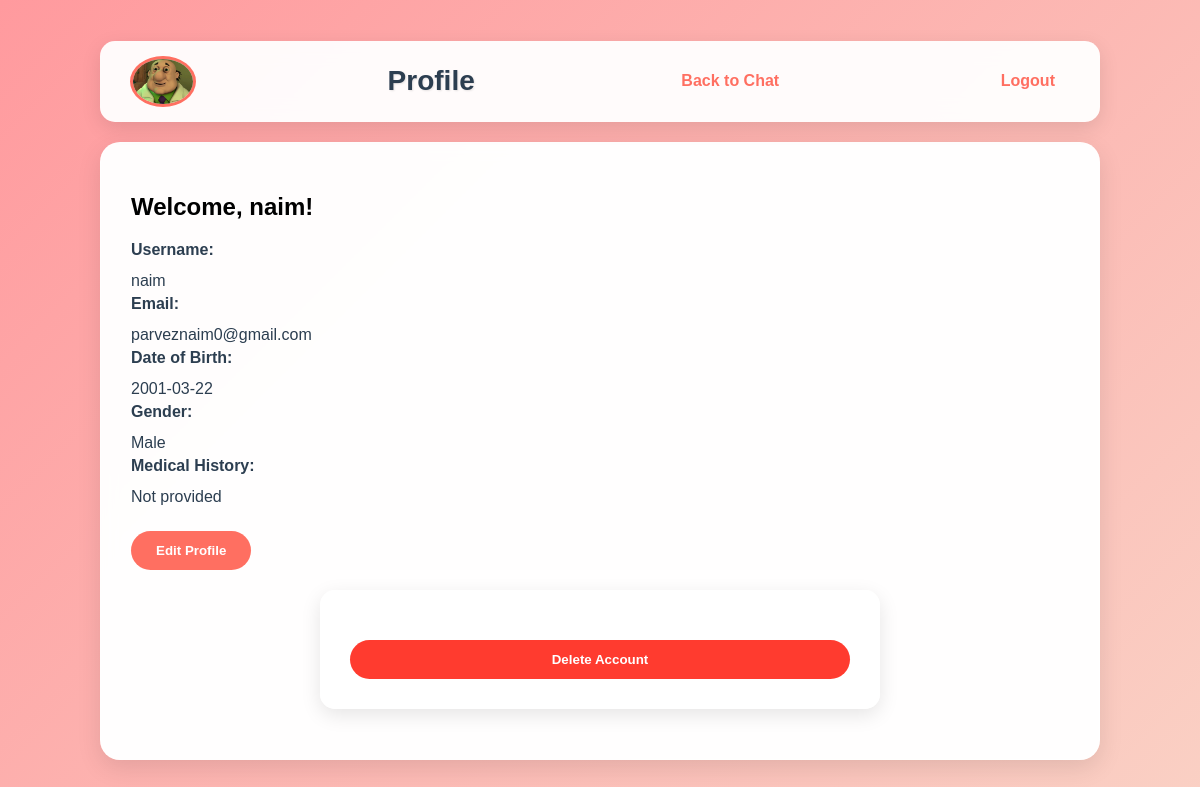
Before: /auth/profile (signed in) with the older database file.
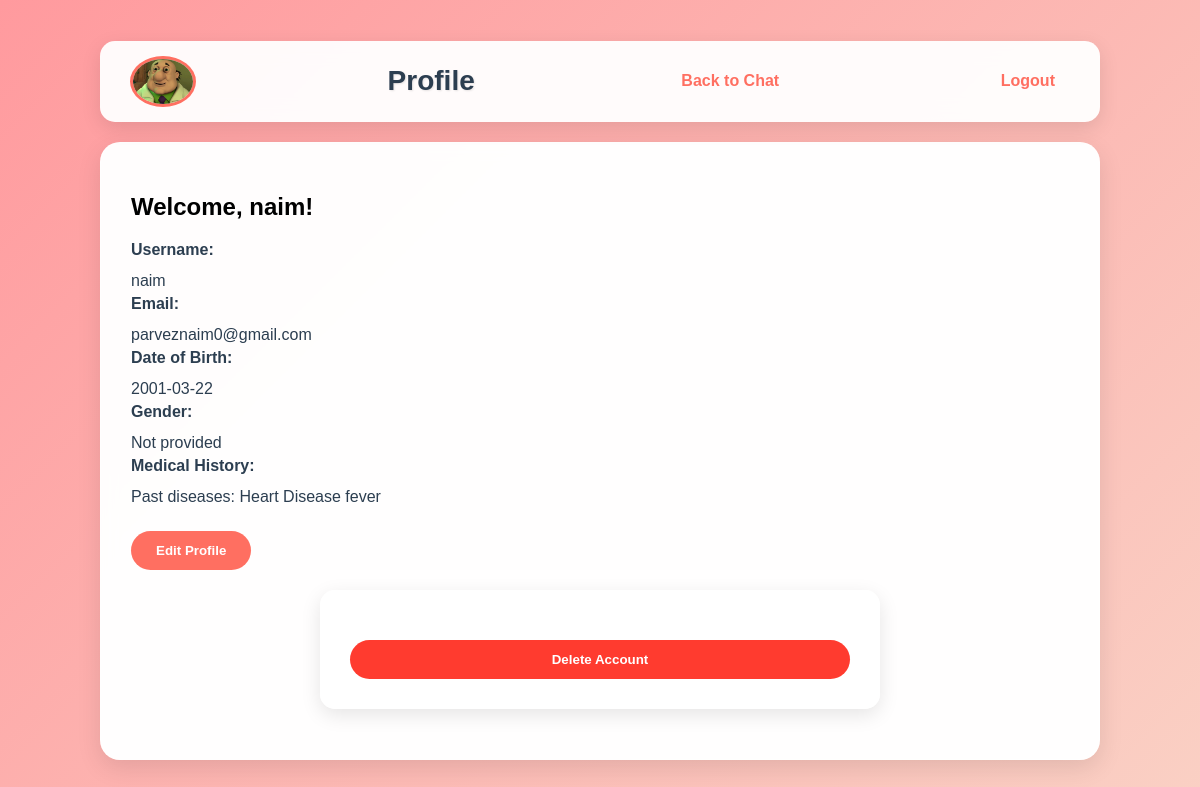
After: the same page with the newer database file.
### app/models.py (models this page shows, shortened)
class User(UserMixin, db.Model):
    id = db.Column(db.Integer, primary_key=True)
    username = db.Column(db.String(64), unique=True, nullable=False)
    email = db.Column(db.String(120), unique=True, nullable=False)
    password_hash = db.Column(db.String(128))
    date_of_birth = db.Column(db.Date)
    gender = db.Column(db.String(10))
    medical_history = db.Column(db.Text)  # New field for medical history
    created_at = db.Column(db.DateTime, default=datetime.utcnow)
    conversations = db.relationship('Conversation', backref='user', lazy='dynamic')

### app/routes/auth.py (the view)
@auth_bp.route('/profile')
@login_required
def profile():
    return render_template('profile.html', user=current_user)

### app/models.py (called while the page is built)
@login_manager.user_loader
def load_user(id):
    return User.query.get(int(id))

### templates/profile.html (shortened to what this page needs)
{% extends "base.html" %}
{% block content %}
    <header>
        <img src="{{ url_for('static', filename='images/doctor-avatar.png') }}" alt="Doctor" class="logo">
        <h1>Profile</h1>
        <a href="{{ url_for('chat.chat_page') }}">Back to Chat</a>
        <a href="{{ url_for('auth.logout') }}">Logout</a>
    </header>
    <div class="chat-window">
        <h2>Welcome, {{ user.username }}!</h2>
        <div id="profile-view">
            <div class="form-group">
                <label>Username:</label>
                <p>{{ user.username }}</p>
            </div>
            <div class="form-group">
                <label>Email:</label>
                <p>{{ user.email }}</p>
            </div>
            <div class="form-group">
                <label>Date of Birth:</label>
                <p>{{ user.date_of_birth.strftime('%Y-%m-%d') if user.date_of_birth else 'Not provided' }}</p>
            </div>
            <div class="form-group">
                <label>Gender:</label>
                <p>{{ user.gender if user.gender else 'Not provided' }}</p>
            </div>
            <div class="form-group">
                <label>Medical History:</label>
                <p>{{ user.medical_history if user.medical_history else 'Not provided' }}</p>
            </div>
            <button id="edit-profile-btn">Edit Profile</button>
        </div>
        <form id="delete-account-form" method="POST" action="{{ url_for('auth.delete_account') }}">
            <button type="submit" id="delete-account-btn" onclick="return confirm('Are you sure you want to delete your account? This action cannot be undone.');">Delete Account</button>
        </form>
    </div>
{% endblock %}

### templates/base.html (shortened to what this page needs)
<!DOCTYPE html>
<html lang="en">
<head>
    <link rel="stylesheet" href="{{ url_for('static', filename='css/style.css') }}">
    <link rel="stylesheet" href="https://cdnjs.cloudflare.com/ajax/libs/font-awesome/5.15.4/css/all.min.css">
</head>
<body>
    <div class="container">
        {% block content %}
        {% endblock %}
    </div>
</body>
</html>

### static/css/style.css (style rules this page uses)
body { background: linear-gradient(135deg, #ff9a9e, #fad0c4, #fad0c4, #a1c4fd, #c2e9fb); font-family: 'Poppins', sans-serif; margin: 0; min-height: 100vh; display: flex; justify-content: center; align-items: center; background-size: 400% 400%; animation: gradientShift 20s ease infinite; }
.container { max-width: 1000px; width: 100%; margin: 20px; padding: 20px; }
header { display: flex; justify-content: space-between; align-items: center; background: rgba(255, 255, 255, 0.95); padding: 15px 30px; border-radius: 15px; box-shadow: 0 6px 20px rgba(0, 0, 0, 0.1); backdrop-filter: blur(10px); position: sticky; top: 20px; z-index: 10; }
.logo { width: 60px; border-radius: 50%; border: 3px solid #ff6f61; transition: transform 0.3s ease; }
header h1 { font-size: 28px; color: #2c3e50; margin: 0; text-shadow: 1px 1px 2px rgba(0, 0, 0, 0.1); }
header a { color: #ff6f61; text-decoration: none; font-weight: 600; padding: 8px 15px; border-radius: 20px; transition: background 0.3s ease, color 0.3s ease; }
.chat-window { background: rgba(255, 255, 255, 0.98); padding: 30px; border-radius: 20px; box-shadow: 0 8px 25px rgba(0, 0, 0, 0.1); margin-top: 20px; backdrop-filter: blur(8px); border: 1px solid rgba(255, 255, 255, 0.3); }
form { display: flex; flex-direction: column; gap: 15px; max-width: 500px; margin: 20px auto; background: rgba(255, 255, 255, 0.95); padding: 30px; border-radius: 15px; box-shadow: 0 6px 20px rgba(0, 0, 0, 0.1); }
.form-group { display: flex; flex-direction: column; gap: 8px; }
.form-group label { font-weight: 600; color: #2c3e50; }
button { padding: 12px; background: #ff6f61; color: #fff; border: none; border-radius: 25px; cursor: pointer; font-weight: 600; transition: background 0.3s ease, transform 0.3s ease; }
#profile-view p { margin: 5px 0; color: #2c3e50; font-size: 16px; }
#edit-profile-btn { background: #ff6f61; color: #fff; border: none; padding: 12px 25px; border-radius: 25px; cursor: pointer; font-weight: 600; transition: background 0.3s ease, transform 0.3s ease; margin-top: 20px; }
#delete-account-btn { background: #ff3b2f; color: #fff; border: none; padding: 12px 25px; border-radius: 25px; cursor: pointer; font-weight: 600; transition: background 0.3s ease, transform 0.3s ease; margin-top: 20px; }

Changed rows visible on the page:
changed User "naim": gender "Male" → "Not provided"; medical_history "Not provided" → "Past diseases: Heart Disease fever"
